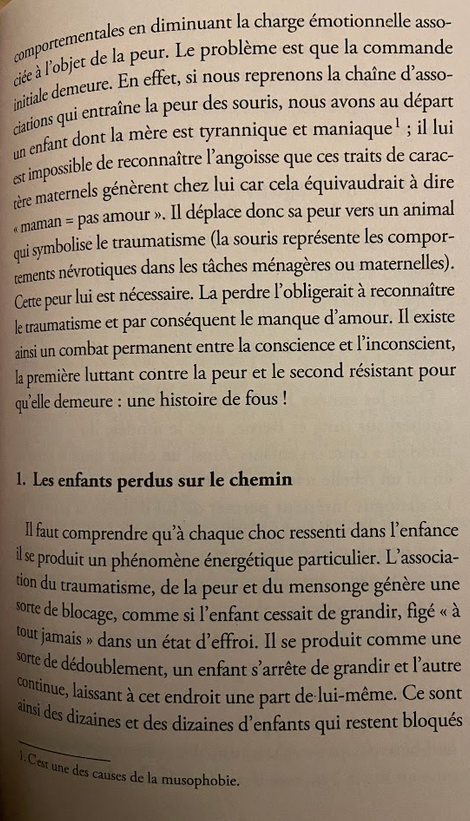
#> input picture images/raw_page_1.jpg, 470 x 821 px, found by its file name
$ python detection_contour.py
#> lines starting #> are read from the running program, lines starting #| are printed output that depends on the picture; after the words box and inside, x2 and y2 are one past the last pixel; in counts of white or black regions, pixels touching at a corner belong together
import cv2
import numpy as np


def order_points(pts):
    """Organise les points dans l'ordre suivant : haut gauche, haut droit, bas droit, bas gauche."""
    rect = np.zeros((4, 2), dtype="float32")
    s = pts.sum(axis=1)
    rect[0] = pts[np.argmin(s)]
    rect[2] = pts[np.argmax(s)]
    diff = np.diff(pts, axis=1)
    rect[1] = pts[np.argmin(diff)]
    rect[3] = pts[np.argmax(diff)]
    return rect

def four_point_transform(image, pts):
    """Effectue une transformation de perspective pour redresser l'image."""
    rect = order_points(pts)
    (tl, tr, br, bl) = rect

    widthA = np.linalg.norm(br - bl)
    widthB = np.linalg.norm(tr - tl)
    maxWidth = max(int(widthA), int(widthB))

    heightA = np.linalg.norm(tr - br)
    heightB = np.linalg.norm(tl - bl)
    maxHeight = max(int(heightA), int(heightB))

    dst = np.array([
        [0, 0],
        [maxWidth - 1, 0],
        [maxWidth - 1, maxHeight - 1],
        [0, maxHeight - 1]], dtype="float32")

    M = cv2.getPerspectiveTransform(rect, dst)
    warped = cv2.warpPerspective(image, M, (maxWidth, maxHeight))
    return warped


# Chargement de l'image
image = cv2.imread("images/raw_page_1.jpg")
#> image is the input picture: shape (821, 470, 3); mean B, G, R 122.3, 140.1, 155.7
print("image shape", image.shape)
#| image shape (821, 470, 3)
gray = cv2.cvtColor(image, cv2.COLOR_BGR2GRAY)
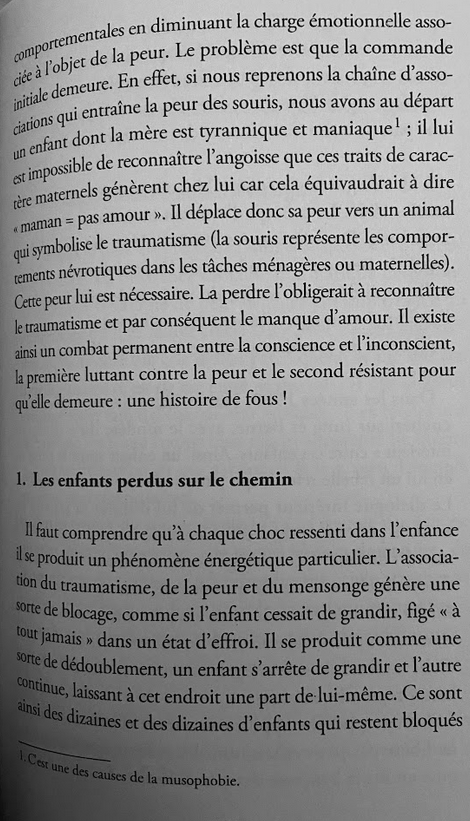
#> gray: shape (821, 470); min 0, max 254, mean 142.7
gray = cv2.GaussianBlur(gray, (5, 5), 0)
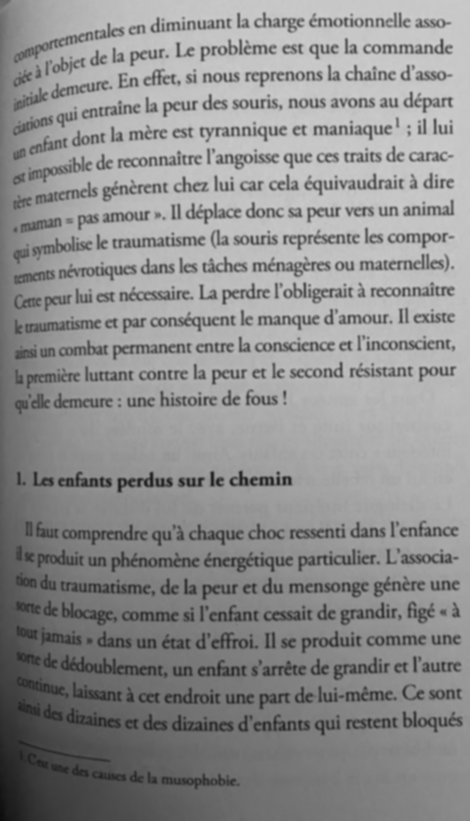
#> gray: shape (821, 470); min 13, max 207, mean 142.7
edged = cv2.Canny(gray, 75, 200)
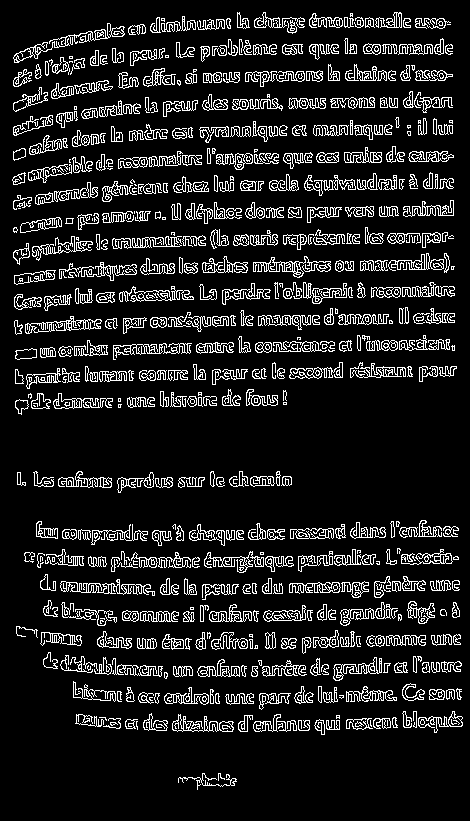
#> edged: shape (821, 470); 12.1% white in thin lines or dots

# Trouver les contours
contours, _ = cv2.findContours(edged.copy(), cv2.RETR_EXTERNAL, cv2.CHAIN_APPROX_SIMPLE)
#> contours = 620 contours, 225 with area under 20; largest, box (x1, y1, x2, y2) and area: (253, 256, 331, 278) 566, (25, 316, 102, 334) 542, (13, 23, 125, 63) 512, (60, 579, 155, 596) 422, (333, 657, 382, 681) 404
contours = sorted(contours, key=cv2.contourArea, reverse=True)[:5]
#> contours = 5 contours; box (x1, y1, x2, y2) and area: (253, 256, 331, 278) 566, (25, 316, 102, 334) 542, (13, 23, 125, 63) 512, (60, 579, 155, 596) 422, (333, 657, 382, 681) 404

for c in contours:
    # Approximation des contours
    peri = cv2.arcLength(c, True)
    approx = cv2.approxPolyDP(c, 0.02 * peri, True)

    # Si notre contour approximé a quatre points, nous pouvons supposer que nous avons trouvé notre page.
    if len(approx) == 4:
        warped = four_point_transform(image, approx.reshape(4, 2))
        cv2.imshow("Original", image)
        cv2.imshow("Warped", warped)
        cv2.waitKey(0)
        break
#> this loop made 5 passes
#> peri on passes 1, 2, 4, 5: 355.5, 292.4, 564.6, 234.4
#> (peri, approx) on pass 3: (637.5, [[124, 27], [14, 62]])
print("not found")

$ run again, with images/raw_page.jpg copied over images/raw_page_1.jpg
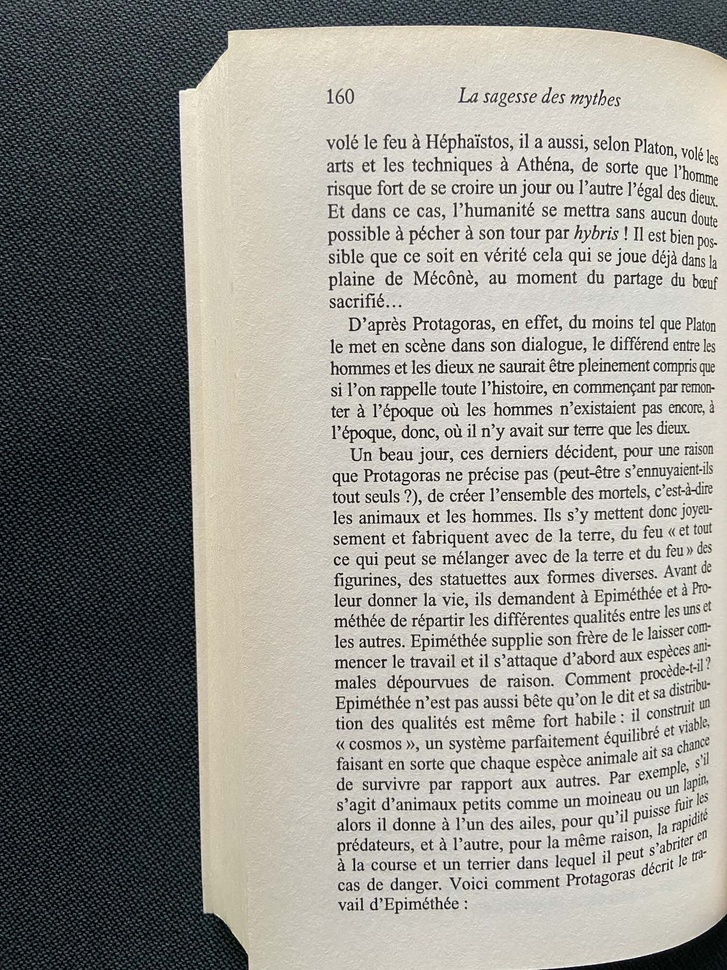
#> input picture images/raw_page.jpg, 727 x 970 px, shrunk from 1512 x 2016 before the run, found by its file name
#> image is the input picture: shape (970, 727, 3); mean B, G, R 142.7, 148.3, 149.8
#| image shape (970, 727, 3)
#> `gray = cv2.GaussianBlur(gray, (5, 5), 0)`:
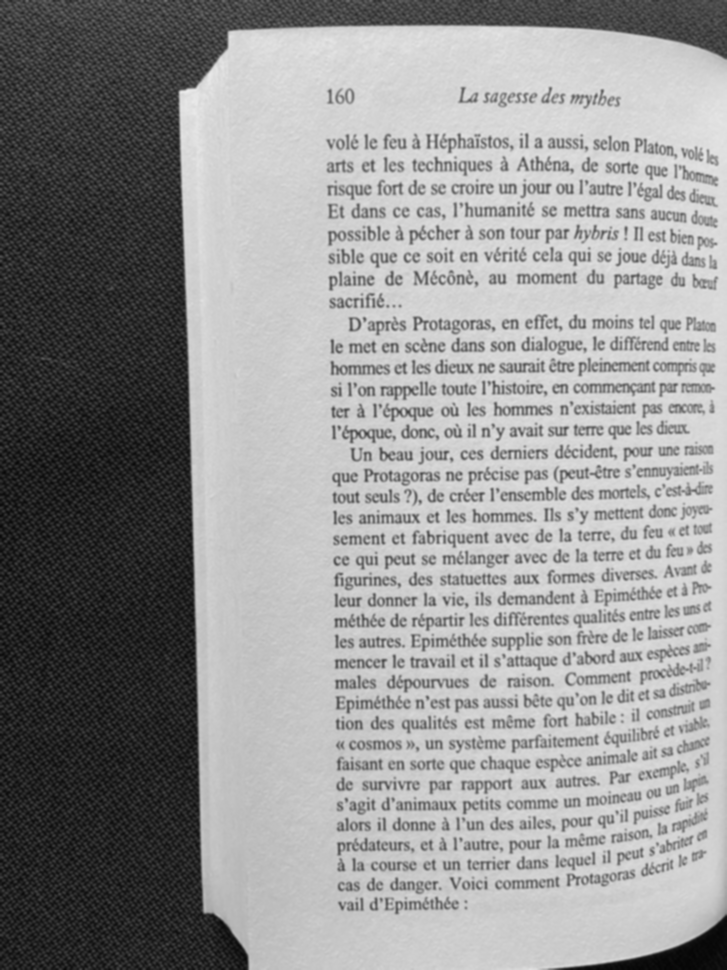
#> gray: shape (970, 727); min 5, max 236, mean 148.1
#> `edged = cv2.Canny(gray, 75, 200)`:
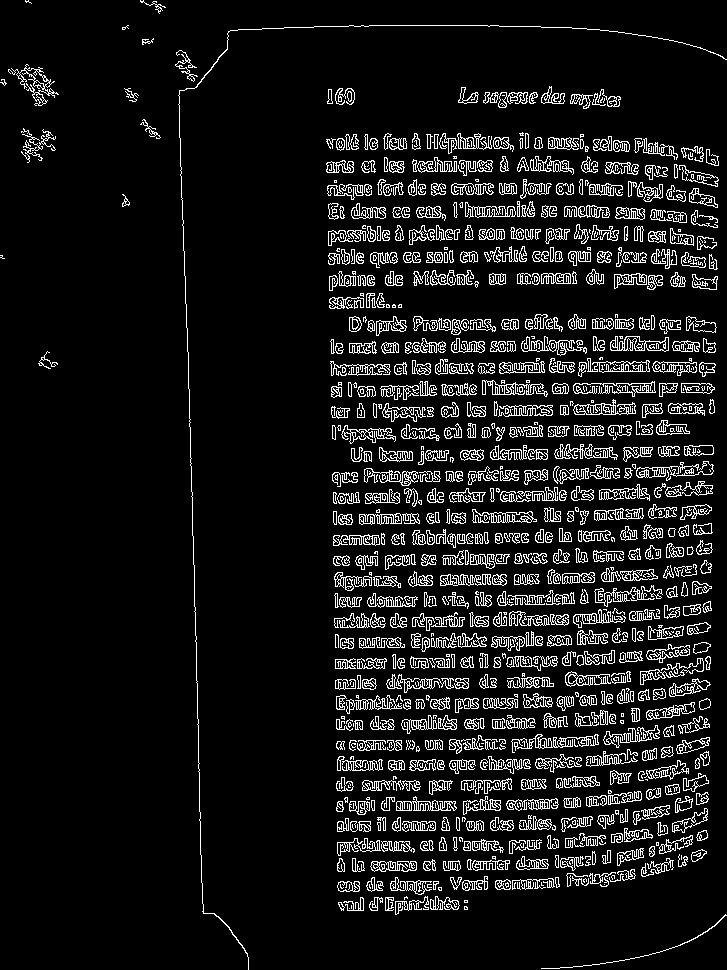
#> edged: shape (970, 727); 9.2% white in thin lines or dots
#> `contours, _ = cv2.findContours(edged.copy(), cv2.RETR_EXTERNAL, cv2.CH..`: contours = 940 contours, 397 with area under 20; largest, box (x1, y1, x2, y2) and area: (610, 336, 669, 352) 522, (587, 358, 650, 373) 498, (573, 399, 636, 415) 492, (573, 381, 656, 397) 413, (8, 64, 59, 106) 402
#> `contours = sorted(contours, key=cv2.contourArea, reverse=True)[:5]`: contours = 5 contours; box (x1, y1, x2, y2) and area: (610, 336, 669, 352) 522, (587, 358, 650, 373) 498, (573, 399, 636, 415) 492, (573, 381, 656, 397) 413, (8, 64, 59, 106) 402
#> the loop `for c in contours:` made 5 passes
#> peri on passes 1, 2, 3, 5: 243.1, 220, 236, 516
